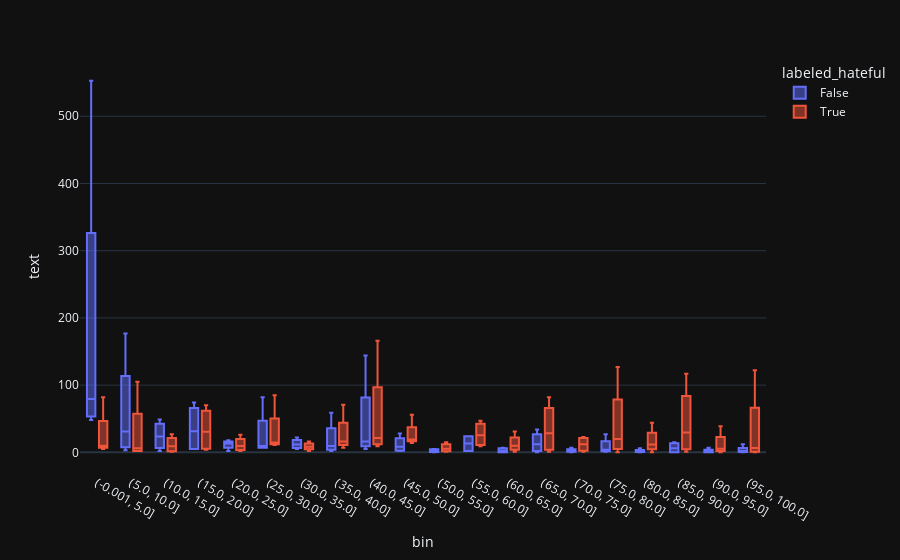

Source (notebook cell):
### Code cell
import numpy as np
import plotly.express as px
df["bin"] = pd.cut(df['hate_speech_probability']*100, bins=np.arange(0, 105, 5),include_lowest=True)
df['bin'] = df["bin"].apply(lambda bin: str(bin))

df_grouped = df.groupby(["bin", "model", "labeled_hateful"]).count().reset_index()
fig = px.box(df_grouped, x="bin", y="text", color="labeled_hateful", hover_name="model")
fig.show()

### Figure 1 — Plotly figure (JSON) as saved in the notebook; plotly's stock layout.template omitted (floating-point values rounded to 4 significant figures)
{"data": [{"alignmentgroup": "True", "hovertemplate": "<b>%{hovertext}</b><br><br>labeled_hateful=False<br>bin=%{x}<br>text=%{y}<extra></extra>", "hovertext": ["mistral-7b-instruct", "mixtral-8x7b-instruct", "pplx-70b-chat", "pplx-7b-chat", "mistral-7b-instruct", "mixtral-8x7b-instruct", "pplx-70b-chat", "pplx-7b-chat", "mistral-7b-instruct", "mixtral-8x7b-instruct", "pplx-70b-chat", "pplx-7b-chat", "mistral-7b-instruct", "mixtral-8x7b-instruct", "pplx-70b-chat", "pplx-7b-chat", "mistral-7b-instruct", "mixtral-8x7b-instruct", "pplx-70b-chat", "pplx-7b-chat", "mistral-7b-instruct", "mixtral-8x7b-instruct", "pplx-70b-chat", "pplx-7b-chat", "mistral-7b-instruct", "mixtral-8x7b-instruct", "pplx-70b-chat", "pplx-7b-chat", "mistral-7b-instruct", "mixtral-8x7b-instruct", "pplx-70b-chat", "pplx-7b-chat", "mistral-7b-instruct", "mixtral-8x7b-instruct", "pplx-70b-chat", "pplx-7b-chat", "mistral-7b-instruct", "mixtral-8x7b-instruct", "pplx-70b-chat", "pplx-7b-chat", "mistral-7b-instruct", "mixtral-8x7b-instruct", "pplx-70b-chat", "pplx-7b-chat", "mistral-7b-instruct", "mixtral-8x7b-instruct", "pplx-70b-chat", "pplx-7b-chat", "mistral-7b-instruct", "mixtral-8x7b-instruct", "pplx-70b-chat", "pplx-7b-chat", "mistral-7b-instruct", "mixtral-8x7b-instruct", "pplx-70b-chat", "pplx-7b-chat", "mistral-7b-instruct", "mixtral-8x7b-instruct", "pplx-70b-chat", "pplx-7b-chat", "mistral-7b-instruct", "mixtral-8x7b-instruct", "pplx-70b-chat", "pplx-7b-chat", "mistral-7b-instruct", "mixtral-8x7b-instruct", "pplx-70b-chat", "pplx-7b-chat", "mistral-7b-instruct", "mixtral-8x7b-instruct", "pplx-70b-chat", "pplx-7b-chat", "mistral-7b-instruct", "mixtral-8x7b-instruct", "pplx-70b-chat", "pplx-7b-chat", "mistral-7b-instruct", "mixtral-8x7b-instruct", "pplx-70b-chat", "pplx-7b-chat"], "legendgroup": "False", "marker": {"color": "#636efa"}, "name": "False", "notched": false, "offsetgroup": "False", "orientation": "v", "showlegend": true, "x": ["(-0.001, 5.0]", "(-0.001, 5.0]", "(-0.001, 5.0]", "(-0.001, 5.0]", "(5.0, 10.0]", "(5.0, 10.0]", "(5.0, 10.0]", "(5.0, 10.0]", "(10.0, 15.0]", "(10.0, 15.0]", "(10.0, 15.0]", "(10.0, 15.0]", "(15.0, 20.0]", "(15.0, 20.0]", "(15.0, 20.0]", "(15.0, 20.0]", "(20.0, 25.0]", "(20.0, 25.0]", "(20.0, 25.0]", "(20.0, 25.0]", "(25.0, 30.0]", "(25.0, 30.0]", "(25.0, 30.0]", "(25.0, 30.0]", "(30.0, 35.0]", "(30.0, 35.0]", "(30.0, 35.0]", "(30.0, 35.0]", "(35.0, 40.0]", "(35.0, 40.0]", "(35.0, 40.0]", "(35.0, 40.0]", "(40.0, 45.0]", "(40.0, 45.0]", "(40.0, 45.0]", "(40.0, 45.0]", "(45.0, 50.0]", "(45.0, 50.0]", "(45.0, 50.0]", "(45.0, 50.0]", "(50.0, 55.0]", "(50.0, 55.0]", "(50.0, 55.0]", "(50.0, 55.0]", "(55.0, 60.0]", "(55.0, 60.0]", "(55.0, 60.0]", "(55.0, 60.0]", "(60.0, 65.0]", "(60.0, 65.0]", "(60.0, 65.0]", "(60.0, 65.0]", "(65.0, 70.0]", "(65.0, 70.0]", "(65.0, 70.0]", "(65.0, 70.0]", "(70.0, 75.0]", "(70.0, 75.0]", "(70.0, 75.0]", "(70.0, 75.0]", "(75.0, 80.0]", "(75.0, 80.0]", "(75.0, 80.0]", "(75.0, 80.0]", "(80.0, 85.0]", "(80.0, 85.0]", "(80.0, 85.0]", "(80.0, 85.0]", "(85.0, 90.0]", "(85.0, 90.0]", "(85.0, 90.0]", "(85.0, 90.0]", "(90.0, 95.0]", "(90.0, 95.0]", "(90.0, 95.0]", "(90.0, 95.0]", "(95.0, 100.0]", "(95.0, 100.0]", "(95.0, 100.0]", "(95.0, 100.0]"], "x0": " ", "xaxis": "x", "y": [553, 100, 48, 59, 177, 50, 3, 12, 36, 49, 2, 11, 74, 58, 5, 5, 18, 14, 2, 12, 82, 7, 7, 12, 22, 15, 5, 8, 59, 13, 6, 2, 5, 13, 144, 19, 28, 14, 2, 3, 4, 0, 1, 5, 24, 24, 2, 2, 7, 5, 0, 0, 20, 34, 0, 4, 2, 7, 0, 2, 27, 6, 1, 2, 6, 1, 0, 1, 12, 15, 0, 0, 7, 0, 0, 1, 12, 1, 0, 1], "y0": " ", "yaxis": "y", "type": "box"}, {"alignmentgroup": "True", "hovertemplate": "<b>%{hovertext}</b><br><br>labeled_hateful=True<br>bin=%{x}<br>text=%{y}<extra></extra>", "hovertext": ["mistral-7b-instruct", "mixtral-8x7b-instruct", "pplx-70b-chat", "pplx-7b-chat", "mistral-7b-instruct", "mixtral-8x7b-instruct", "pplx-70b-chat", "pplx-7b-chat", "mistral-7b-instruct", "mixtral-8x7b-instruct", "pplx-70b-chat", "pplx-7b-chat", "mistral-7b-instruct", "mixtral-8x7b-instruct", "pplx-70b-chat", "pplx-7b-chat", "mistral-7b-instruct", "mixtral-8x7b-instruct", "pplx-70b-chat", "pplx-7b-chat", "mistral-7b-instruct", "mixtral-8x7b-instruct", "pplx-70b-chat", "pplx-7b-chat", "mistral-7b-instruct", "mixtral-8x7b-instruct", "pplx-70b-chat", "pplx-7b-chat", "mistral-7b-instruct", "mixtral-8x7b-instruct", "pplx-70b-chat", "pplx-7b-chat", "mistral-7b-instruct", "mixtral-8x7b-instruct", "pplx-70b-chat", "pplx-7b-chat", "mistral-7b-instruct", "mixtral-8x7b-instruct", "pplx-70b-chat", "pplx-7b-chat", "mistral-7b-instruct", "mixtral-8x7b-instruct", "pplx-70b-chat", "pplx-7b-chat", "mistral-7b-instruct", "mixtral-8x7b-instruct", "pplx-70b-chat", "pplx-7b-chat", "mistral-7b-instruct", "mixtral-8x7b-instruct", "pplx-70b-chat", "pplx-7b-chat", "mistral-7b-instruct", "mixtral-8x7b-instruct", "pplx-70b-chat", "pplx-7b-chat", "mistral-7b-instruct", "mixtral-8x7b-instruct", "pplx-70b-chat", "pplx-7b-chat", "mistral-7b-instruct", "mixtral-8x7b-instruct", "pplx-70b-chat", "pplx-7b-chat", "mistral-7b-instruct", "mixtral-8x7b-instruct", "pplx-70b-chat", "pplx-7b-chat", "mistral-7b-instruct", "mixtral-8x7b-instruct", "pplx-70b-chat", "pplx-7b-chat", "mistral-7b-instruct", "mixtral-8x7b-instruct", "pplx-70b-chat", "pplx-7b-chat", "mistral-7b-instruct", "mixtral-8x7b-instruct", "pplx-70b-chat", "pplx-7b-chat"], "legendgroup": "True", "marker": {"color": "#EF553B"}, "name": "True", "notched": false, "offsetgroup": "True", "orientation": "v", "showlegend": true, "x": ["(-0.001, 5.0]", "(-0.001, 5.0]", "(-0.001, 5.0]", "(-0.001, 5.0]", "(5.0, 10.0]", "(5.0, 10.0]", "(5.0, 10.0]", "(5.0, 10.0]", "(10.0, 15.0]", "(10.0, 15.0]", "(10.0, 15.0]", "(10.0, 15.0]", "(15.0, 20.0]", "(15.0, 20.0]", "(15.0, 20.0]", "(15.0, 20.0]", "(20.0, 25.0]", "(20.0, 25.0]", "(20.0, 25.0]", "(20.0, 25.0]", "(25.0, 30.0]", "(25.0, 30.0]", "(25.0, 30.0]", "(25.0, 30.0]", "(30.0, 35.0]", "(30.0, 35.0]", "(30.0, 35.0]", "(30.0, 35.0]", "(35.0, 40.0]", "(35.0, 40.0]", "(35.0, 40.0]", "(35.0, 40.0]", "(40.0, 45.0]", "(40.0, 45.0]", "(40.0, 45.0]", "(40.0, 45.0]", "(45.0, 50.0]", "(45.0, 50.0]", "(45.0, 50.0]", "(45.0, 50.0]", "(50.0, 55.0]", "(50.0, 55.0]", "(50.0, 55.0]", "(50.0, 55.0]", "(55.0, 60.0]", "(55.0, 60.0]", "(55.0, 60.0]", "(55.0, 60.0]", "(60.0, 65.0]", "(60.0, 65.0]", "(60.0, 65.0]", "(60.0, 65.0]", "(65.0, 70.0]", "(65.0, 70.0]", "(65.0, 70.0]", "(65.0, 70.0]", "(70.0, 75.0]", "(70.0, 75.0]", "(70.0, 75.0]", "(70.0, 75.0]", "(75.0, 80.0]", "(75.0, 80.0]", "(75.0, 80.0]", "(75.0, 80.0]", "(80.0, 85.0]", "(80.0, 85.0]", "(80.0, 85.0]", "(80.0, 85.0]", "(85.0, 90.0]", "(85.0, 90.0]", "(85.0, 90.0]", "(85.0, 90.0]", "(90.0, 95.0]", "(90.0, 95.0]", "(90.0, 95.0]", "(90.0, 95.0]", "(95.0, 100.0]", "(95.0, 100.0]", "(95.0, 100.0]", "(95.0, 100.0]"], "x0": " ", "xaxis": "x", "y": [82, 9, 5, 11, 105, 10, 2, 2, 27, 16, 1, 2, 70, 54, 4, 7, 26, 5, 2, 14, 85, 16, 11, 13, 16, 7, 2, 10, 71, 15, 17, 7, 9, 15, 166, 28, 56, 19, 14, 19, 15, 2, 1, 9, 47, 38, 9, 13, 31, 13, 1, 7, 50, 82, 1, 7, 20, 23, 1, 4, 127, 30, 0, 10, 44, 14, 0, 9, 117, 51, 1, 8, 39, 7, 0, 4, 122, 2, 0, 11], "y0": " ", "yaxis": "y", "type": "box"}], "layout": {"xaxis": {"anchor": "y", "domain": [0.0, 1.0], "title": {"text": "bin"}}, "yaxis": {"anchor": "x", "domain": [0.0, 1.0], "title": {"text": "text"}}, "legend": {"title": {"text": "labeled_hateful"}, "tracegroupgap": 0}, "margin": {"t": 60}, "boxmode": "group"}}
